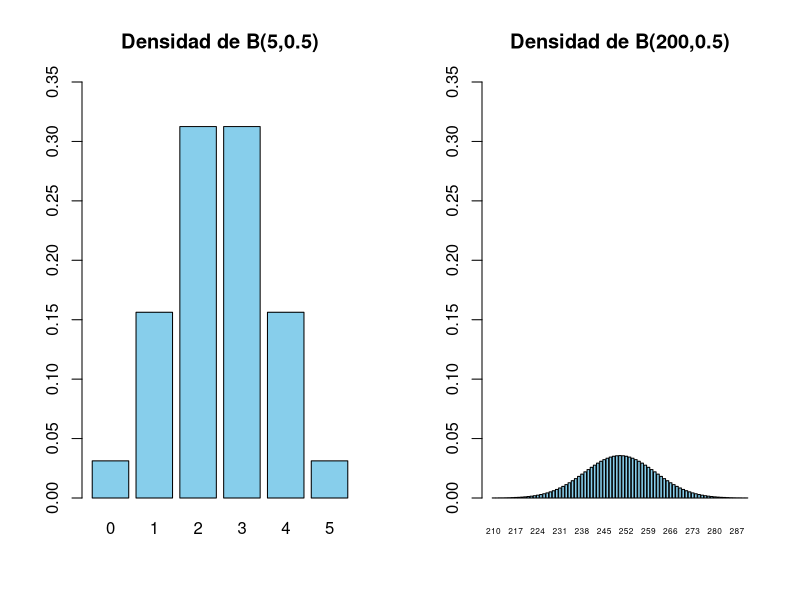

Reproduce this figure in R. (Note: this script raises an error after producing the figure.)
## ---- chunk 1
par(mfrow=c(1,2))
barplot(dbinom(0:5,5,0.5),col="skyblue",names=0:5,ylim=c(0,0.35),main="Densidad de B(5,0.5)")
barplot(dbinom(210:290,500,0.5),col="skyblue",names=210:290,ylim=c(0,0.35), cex.names=0.5,main="Densidad de B(200,0.5)")
par(mfrow=c(1,1))
## ---- chunk 2
knitr::include_graphics("INREMDN_files/figure-html/dontpanic.png")
## ---- chunk 3
knitr::include_graphics("INREMDN_files/figure-html/graficadensidad3.png")
## ---- chunk 4
par(mfrow=c(3,2))
set.seed(100)
x=rf(10001000,2,4)
x=x[x<20]
hist(x,col="skyblue",freq=FALSE,xlab="",ylab="Densidad",main="", breaks=seq(0,20,length.out=10))
hist(x,col="skyblue",freq=FALSE,xlab="",ylab="Densidad",main="", breaks=seq(0,20,length.out=20))
hist(x,col="skyblue",freq=FALSE,xlab="",ylab="Densidad",main="", breaks=seq(0,20,length.out=50),ylim=c(0,0.8))
hist(x,col="skyblue",freq=FALSE,xlab="",ylab="Densidad",main="", breaks=seq(0,20,length.out=100),ylim=c(0,0.9))
hist(x,col="skyblue",freq=FALSE,xlab="",ylab="Densidad",main="", breaks=seq(0,20,length.out=200),ylim=c(0,0.9))
H4=hist(x,col="skyblue",freq=FALSE,xlab="",ylab="Densidad",main="", breaks=seq(0,20,length.out=500),ylim=c(0,1))
lines(H4$mids,H4$density,col="red",lwd=1.5)
par(mfrow=c(1,1))
## ---- chunk 5
H5=hist(x,col="skyblue",freq=FALSE,xlab="",ylab="Densidad",main="", breaks=seq(0,20,length.out=200),ylim=c(0,1))
polygon(c(0,H5$mids),c(0,H5$density),col="skyblue",lwd=1.5,xlab="",ylab="Densidad")
## ---- chunk 6
knitr::include_graphics("INREMDN_files/figure-html/entreaib.png")
## ---- chunk 7
knitr::include_graphics("INREMDN_files/figure-html/density.png")
## ---- chunk 8
curve(dnorm(x,0,0.01),xlim=c(-0.05,0.05),xlab="",ylab="",main="Densidad de N(0,0.01)")
## ---- chunk 9
knitr::include_graphics("INREMDN_files/figure-html/censored.png")
## ---- chunk 10
curve(dnorm(x),-5,5,col="blue",lwd=3,ylim=c(0,0.5),main="Densidad de N(0,1)",xlab="",ylab="")
abline(v=0)
## ---- chunk 11
knitr::include_graphics("INREMDN_files/figure-html/paranormal.png")
## ---- chunk 12
curve(pnorm(x,40*0.3,sqrt(40*0.3*0.7)),xlim=c(0,30),xlab="",ylab="",col="blue",lwd=2,main="Ditribuciones de B(40,0.3) y N(40*0.3,sqrt(50*0.3*0.7)")
curve(pbinom(x,40,0.3),col="red",add=TRUE)
legend("topleft",lty=c(1,1),col=c("blue","red"),legend=c("Normal","Binomial"),cex=0.75)
## ---- chunk 13
knitr::include_graphics("INREMDN_files/figure-html/emorisa.png")
## ---- chunk 14
pnorm(1.5,1,2)
## ---- chunk 15
qnorm(0.4,1,2)
## ---- chunk 16
dnorm(1.5,1,2)
## ---- chunk 17
pnorm(1.5)
## ---- chunk 18
qnorm(0.95)
## ---- chunk 19
knitr::include_graphics("INREMDN_files/figure-html/hiperhipo.png")
## ---- chunk 20
qnorm(0.05,124,13.7)
## ---- chunk 21
qnorm(0.1,124,13.7)
## ---- chunk 22
qnorm(0.9,124,13.7)
## ---- chunk 23
qnorm(0.95,124,13.7)
## ---- chunk 24
curve(dnorm,-4,4,xaxt="n",yaxt="n",xaxs="i",yaxs="i",xlab="",bty="l",ylab="",lwd=2)
abline(v=0,lty=2)
axis(1,at=c(0), labels=c(expression(mu)))
## ---- chunk 25
x <- seq(-4,4,.1)

plot(x,dnorm(x),type="l",xlab="",ylab=expression(f[X](x)),xaxs="i",yaxs="i",ylim=c(0,.4),bty="l",xaxt="n",yaxt="n")
polysection <- function(a,b,dist=dnorm,col="blue",n=11){
    dx <- seq(a,b,length.out=n)
    polygon(c(a,dx,b),c(0,dist(dx),0),border=NA,col=col)
}

for(i in -4:0){
    polysection(i,i+1,col="grey")
}

axis(1,at=c(1), labels=c(expression(x)))
arrows(-0,0.1,-2.5,0.3,lwd=2)
text(-2.5,0.32,expression(F[X](x)== P(X<=x) ) )
## ---- chunk 26
x <- seq(-4,4,.1)

plot(x,dnorm(x),type="l",xlab="",ylab="",xaxs="i",yaxs="i",ylim=c(0,.4),bty="l",xaxt="n",yaxt="n",lwd=2)
polysection <- function(a,b,dist=dnorm,col="blue",n=11){
    dx <- seq(a,b,length.out=n)
    polygon(c(a,dx,b),c(0,dist(dx),0),border=NA,col=col)
}

for(i in -4:-2){
    polysection(i,i+1,col="blue")
  #  polysection(-i-1,-i,col="grey")
}
for(i in 1:4){
    polysection(i,i+1,col="blue")
  #  polysection(-i-1,-i,col="grey")
}


axis(1,at=c(-1,0,1), labels=c(expression(mu-x),expression(mu),expression(mu+x)))
abline(v=0,lty=2)
## ---- chunk 27
curve(dnorm(x,0,1),-4,6,col="red",xaxs="i",yaxs="i",ylim=c(0,0.5),bty="l",xaxt="n",yaxt="n",xlab="",ylab="",lwd=2,main=expression(mu[1]<mu[2]))
curve(dnorm(x,2,1),-4,6,col="blue",lwd=2,add=T)
abline(v=0)
abline(v=2)
axis(1,at=c(0,2), labels=c(expression(mu[1]),expression(mu[2])))
text(-1.5,0.32,expression(N(mu[1],sigma)),col="red")
text(3.5,0.32,expression(N(mu[2],sigma)),col="blue")
## ---- chunk 28
curve(dnorm(x,0,1),-6,6,col="red",xaxs="i",yaxs="i",ylim=c(0,0.5),bty="l",xaxt="n",yaxt="n",xlab="",ylab="",lwd=2,main=expression(sigma[1]<sigma[2]))
curve(dnorm(x,0,1.5),col="blue",lwd=2,add=T)
abline(v=0)
axis(1,at=c(0), labels=c(expression(mu)))
text(-1.5,0.32,expression(N(mu,sigma[1])),col="red")
text(3.5,0.1,expression(N(mu,sigma[2])),col="blue")
## ---- chunk 29
curve(dnorm(x,0,1),-4,8,col="red",xaxs="i",yaxs="i",ylim=c(0,0.5),bty="l",xaxt="n",yaxt="n",xlab="",ylab="",
      lwd=2,main=expression(paste(mu[1]<mu[2], " y ", sigma[1]<sigma[2])))
curve(dnorm(x,2,1.5),col="blue",lwd=2,add=T)
abline(v=0)
abline(v=2)
axis(1,at=c(0,2), labels=c(expression(mu[1]),expression(mu[2])))
text(-1.5,0.32,expression(N(mu[1],sigma[1])),col="red")
text(3.5,0.25,expression(N(mu[2],sigma[2])),col="blue")
## ---- chunk 30
par(mfrow=c(1,2))
curve(dnorm(x,12,2.3),xlim=c(4,20),ylim=c(0,0.5),lwd=2,xlab="",ylab="")
curve(dnorm(x,16,0.8),add=TRUE,lwd=2,lty="dashed",col="red")
legend("topleft",lty=c(1,2),col=c("black","red"),legend=c("Sanos","Enfermos"),cex=0.75)
plot(1-pnorm((-1000:20000)/1000,12,2.3),1-pnorm((-1000:20000)/1000,16,0.8),type="l",lwd=2,xlab="1-Especificidad",ylab="Sensibilidad",main="Curva ROC")
abline(0,1,lty="dotted")
par(mfrow=c(1,1))
## ---- chunk 31
knitr::include_graphics("INREMDN_files/figure-html/analit.png")
